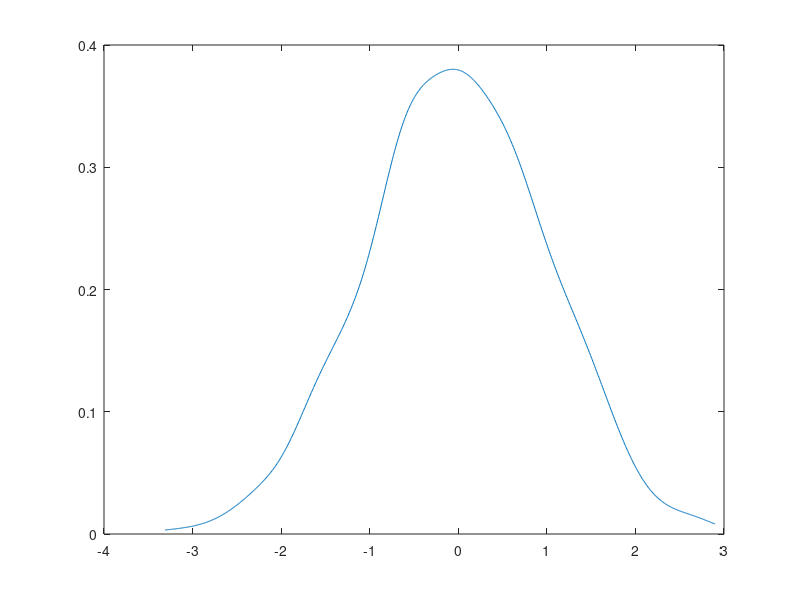

The MATLAB source for this figure:
%% Hill estimator
% n=10000;
% al=0.5; lam=2; 
% U=unifrnd(0,1,1,n);
% X=lam*(U.^(-1/al) - 1);
% 
% sX=sort(X,'descend');
% 
% gam=1/al;
% 
% m=2:n;
% est=zeros(1,length(m));
% for k=2:n
%     est(k-1) = 1/k * sum(log(sX(1:k-1))) - log(sX(k));
% end
% plot(m,est);
% 
% al_est = 1/est(round(n/4))

%% CLT
n=10; % how many unif are used to generate normal
N=1000; % number of normal numbers
X=unifrnd(0,1,N,n);
m=1/2; s=1/12;

Y=(sum(X,2)-n*m) / (sqrt(n)*sqrt(s));
%plot(Y);
%ksdensity(Y)
t=linspace(min(Y),max(Y),1000);
ksden = kernel_density(t',Y);
plot(t,ksden)


%[H,p]=jbtest(Y) % p < 0.05 -> Y not Gaussian
